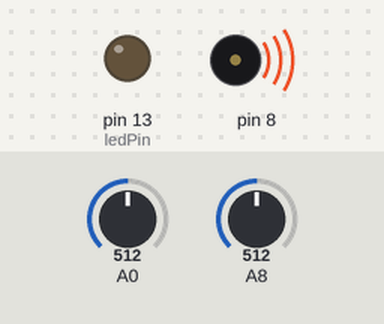
The sketch below on a simulated Arduino Mega 2560, built with avr-gcc and run on an emulated ATmega2560. On the bench: output pins drawn as LEDs (lit = HIGH), buzzer (waves = sounding). Inputs (shaded band) come from the test bench; at power-on: A0 = 512, A8 = 512. What the sketch prints to the serial monitor is not drawn.

Above: at 5.05 s.
At 7.89 s:
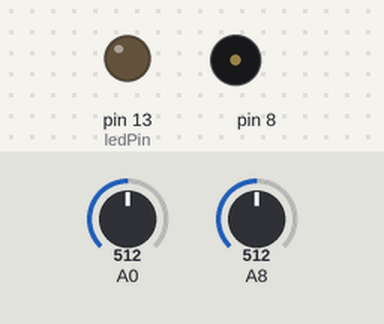
Timing chart, 0 to 8.2 s (numbered marks = the images above):
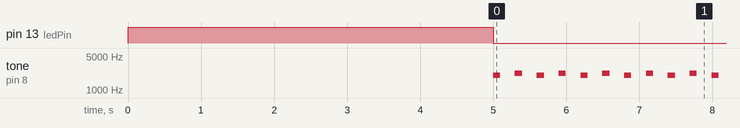

Measured:
- by itself, tone on pin 8: repeats every 0.60 s: silent 0.20 s, 2200 Hz 0.10 s, silent 0.20 s, 2000 Hz 0.10 s

The sketch:

Theramin_Tone_noTone.ino
```cpp
  int sensorValue;
int sensorLow = 1023;
int sensorHigh = 0;
const int ledPin = 13;

void setup() {
  pinMode(ledPin, OUTPUT);
  digitalWrite(ledPin, HIGH);

  Serial.begin(9600);
  Serial.print("Calibrating Now...'");
  while (millis() < 5000)
  {
    sensorValue = analogRead(40);

    sensorValue = analogRead(40);
    sensorHigh = max(sensorHigh, sensorValue);
    sensorLow = min(sensorLow, sensorValue);

    //PREVIOUS ASSIGNMENT STEPS BELOW

    //if (sensorValue > sensorHigh)
    //{
    //  sensorHigh = sensorValue;
    //}

    //if (sensorValue < sensorHigh)
    //{
    //  sensorLow = sensorValue;
    //}
  }
  digitalWrite(ledPin, LOW);
  Serial.print("Sensor High: ");
  Serial.print(sensorHigh);
  Serial.print(", Sensor Low: ");
  Serial.print(sensorLow);
}

void loop() {
  sensorValue = analogRead(A0);

  int toneDuration = map(sensorValue, sensorLow, sensorHigh, 100, 1000); // Map sensor value to tone duration (100ms to 1000ms)

  tone(8, 2000, toneDuration); // Play tone with variable duration
  delay(toneDuration + 200);   // Wait for the tone duration plus a short pause

  tone(8, 2200, toneDuration);
  delay(toneDuration + 200);

  // PREVIOUS ASSIGNMENT STEPS BELOW

   //int pitch = map(sensorValue, sensorLow, sensorHigh, 50, 4000);

    //tone(8,pitch,20);

  //tone(8, 2000);
  //delay(100);
  //noTone(8);
  //delay(1000);
  //tone(8, 2200);
  //delay(100);
  //noTone(8);
  //delay(10);
  //tone(8, 2000);
  //delay(100);
  //noTone(8);
  //delay(10);
  //tone(8, 2200);
  //delay(100);
  //noTone(8);
  //delay(10);
  //tone(8, 2000);
  //delay(100);
  //noTone(8);
  //delay(100);
  //tone(8, 2200);
  //delay(100);
  //noTone(8);
  //delay(10);
  //tone(8, 2000);
  //delay(100);
  //noTone(8);
  //delay(10);
  //tone(8, 2200);
  //delay(100);
  //noTone(8);
  //delay(10);
}
```
